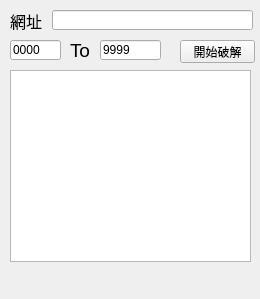
<?xml version="1.0" encoding="UTF-8"?>
<ui version="4.0">
 <class>MainWindow</class>
 <widget class="QMainWindow" name="MainWindow">
  <property name="geometry">
   <rect>
    <x>0</x>
    <y>0</y>
    <width>260</width>
    <height>299</height>
   </rect>
  </property>
  <property name="windowTitle">
   <string>MainWindow</string>
  </property>
  <widget class="QWidget" name="centralwidget">
   <widget class="QPushButton" name="pushButton">
    <property name="geometry">
     <rect>
      <x>180</x>
      <y>40</y>
      <width>75</width>
      <height>23</height>
     </rect>
    </property>
    <property name="text">
     <string>開始破解</string>
    </property>
   </widget>
   <widget class="QTextBrowser" name="textBrowser">
    <property name="geometry">
     <rect>
      <x>10</x>
      <y>70</y>
      <width>241</width>
      <height>192</height>
     </rect>
    </property>
   </widget>
   <widget class="QLineEdit" name="lineEdit">
    <property name="geometry">
     <rect>
      <x>10</x>
      <y>40</y>
      <width>51</width>
      <height>20</height>
     </rect>
    </property>
    <property name="text">
     <string>0000</string>
    </property>
   </widget>
   <widget class="QLineEdit" name="lineEdit_2">
    <property name="geometry">
     <rect>
      <x>100</x>
      <y>40</y>
      <width>61</width>
      <height>20</height>
     </rect>
    </property>
    <property name="text">
     <string>9999</string>
    </property>
   </widget>
   <widget class="QLabel" name="label">
    <property name="geometry">
     <rect>
      <x>70</x>
      <y>40</y>
      <width>21</width>
      <height>21</height>
     </rect>
    </property>
    <property name="font">
     <font>
      <pointsize>14</pointsize>
     </font>
    </property>
    <property name="text">
     <string>To</string>
    </property>
   </widget>
   <widget class="QLineEdit" name="lineEdit_3">
    <property name="geometry">
     <rect>
      <x>52</x>
      <y>10</y>
      <width>201</width>
      <height>20</height>
     </rect>
    </property>
   </widget>
   <widget class="QLabel" name="label_2">
    <property name="geometry">
     <rect>
      <x>10</x>
      <y>10</y>
      <width>41</width>
      <height>21</height>
     </rect>
    </property>
    <property name="font">
     <font>
      <pointsize>12</pointsize>
     </font>
    </property>
    <property name="text">
     <string>網址</string>
    </property>
   </widget>
  </widget>
  <widget class="QMenuBar" name="menubar">
   <property name="geometry">
    <rect>
     <x>0</x>
     <y>0</y>
     <width>260</width>
     <height>23</height>
    </rect>
   </property>
  </widget>
 </widget>
 <resources/>
 <connections/>
</ui>
